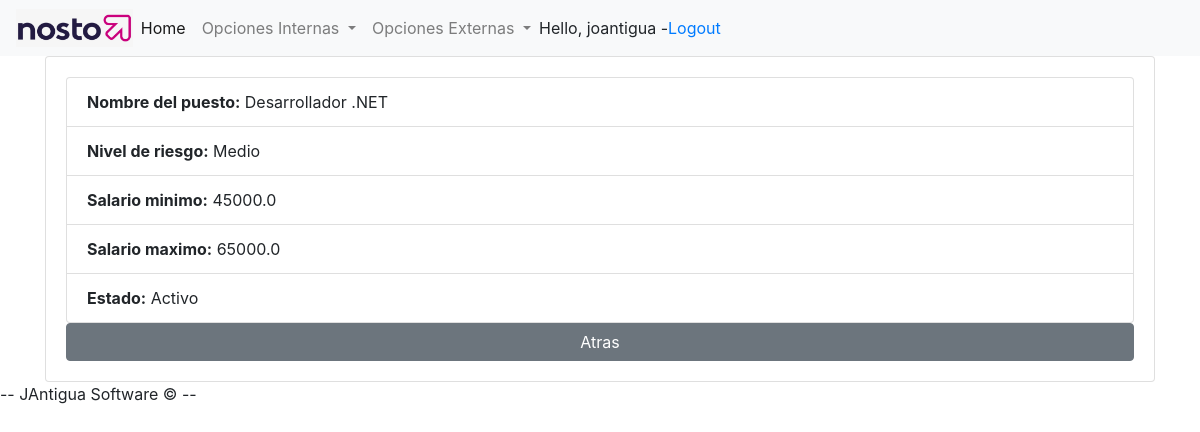
The app's page /view_puestos/1/ (signed in) with its own data.
### crudrh/models.py (models this page shows, shortened)
class Puestos(models.Model):
  NIVEL = (
    ('Alto', 'Alto'),
    ('Medio', 'Medio'),
    ('Bajo', 'Bajo'),
  )
  ESTADO = (
    ('Activo', 'Activo'),
    ('Inactivo', 'Inactivo'),
  )
  nombre_puesto = models.CharField(max_length = 200, null = True)
  nivel_riesgo = models.CharField(max_length = 200, null = True, choices = NIVEL)
  salario_minimo = models.FloatField(null = True)
  salario_maximo = models.FloatField(null = True)
  estado = models.CharField(max_length = 200, null = True, choices = ESTADO)

### crudrh/views.py (the view)
# urls.py: path('view_puestos/<int:id>/', views.viewPuestos),
@login_required(login_url= "/login")
def viewPuestos(request, id):
  puestos = Puestos.objects.filter(id = id)
  context = {
      'puestos' : puestos,
      }
  return render(request, 'crudrh/puestos_form_view.html', context )

### crudrh/templates/crudrh/puestos_form_view.html (shortened to what this page needs)
{% extends 'crudrh/main.html' %}
{% load static %}
{% load crispy_forms_tags %}
{% block content %}
  <link rel="stylesheet" href="https://cdn.jsdelivr.net/npm/bootstrap@4.3.1/dist/css/bootstrap.min.css">
  <link rel = "stylesheet" type = "text/css" href = "{% static '/css/main.css' %}">
  <div class="container">
      <div class="card card-body">
          <ul class="list-group">
              {% for puesto in puestos %}
              <li class="list-group-item"><strong>Nombre del puesto:</strong> {{puesto.nombre_puesto}}</li>
              <li class="list-group-item"><strong>Nivel de riesgo:</strong> {{puesto.nivel_riesgo}}</li>
              <li class="list-group-item"><strong>Salario minimo:</strong> {{puesto.salario_minimo}}</li>
              <li class="list-group-item"><strong>Salario maximo:</strong> {{puesto.salario_maximo}}</li>
              <li class="list-group-item"><strong>Estado:</strong> {{puesto.estado}}</li>
              {% endfor %}
          </ul>
          <td><a class="btn btn-secondary" href="/puestos">Atras<span class="sr-only">(current)</span></a></td>
      </div>
  </div>
{% endblock content %}

### crudrh/templates/crudrh/navbar.html (shortened to what this page needs)
{% load static %}
<nav class="navbar navbar-expand-lg navbar-light bg-light">
  <img src = "{% static 'images/logo.png' %}">
  <div class="collapse navbar-collapse" id="navbarNavDropdown">
    <ul class="navbar-nav">
      <li class="nav-item active">
        <a class="nav-link" href="/home">Home <span class="sr-only">(current)</span></a>
      </li>
      {% if request.user.is_staff %}
      <li class="nav-item dropdown">
        <a class="nav-link dropdown-toggle" href="#" id="navbarDropdownMenuLink" data-toggle="dropdown" aria-haspopup="true" aria-expanded="false">
          Opciones Internas
        </a>
      </li>
      {% endif %}
      <li class="nav-item dropdown">
        <a class="nav-link dropdown-toggle" href="#" id="navbarDropdownMenuLink" data-toggle="dropdown" aria-haspopup="true" aria-expanded="false">
          Opciones Externas
        </a>
      </li>
    </ul>
    <span>Hello, {{request.user}}  -</span>
    <span><a href = "/logout">Logout</a></span>
  </div>
</nav>

### crudrh/templates/crudrh/navbar.html (style rules this page uses)
img { max-width: 10%; height: 10%; }

### records on screen
Puestos: nombre_puesto "Desarrollador .NET", nivel_riesgo "Medio", salario_minimo "45000.0", salario_maximo "65000.0", estado "Activo"

### other values on screen
{{ request.user }} "joantigua"
